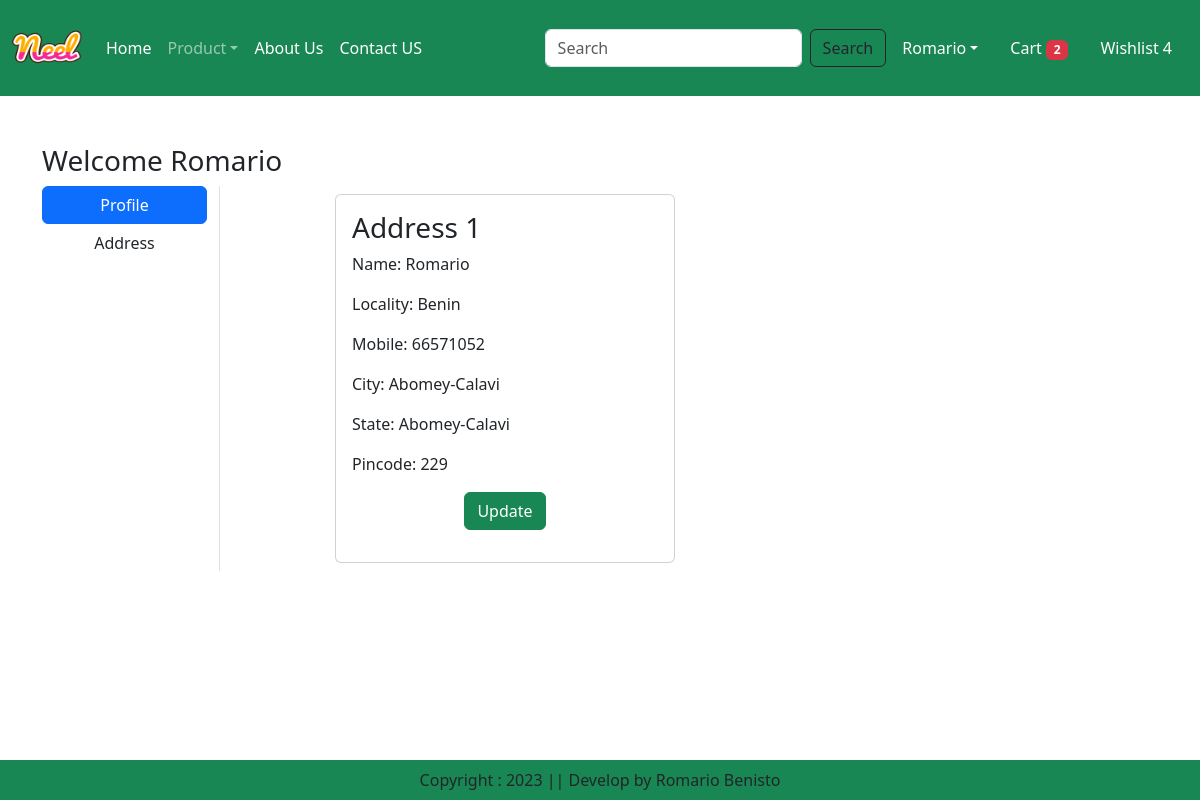
The page /address/ (signed in) on the database its author committed.
### app/models.py (models this page shows, shortened)
class Customer(models.Model):
    user = models.ForeignKey(User, on_delete=models.CASCADE)
    name = models.CharField(max_length=200)
    locality = models.CharField(max_length=200)
    city = models.CharField(max_length=50)
    mobile = models.IntegerField(default=0)
    zipcode = models.IntegerField()
    state = models.CharField(choices=STATE_CHOICES, max_length=100)

### app/views.py (the view)
# urls.py: path('address/', views.address, name = 'address'),
def address(request):
    total_item = 0
    user = request.user
    if user.is_authenticated:
        total_item = len(Cart.objects.filter(user = user))
    add = Customer.objects.filter(user = request.user)
    return render(request, 'app/address.html', locals())

### app/templates/app/address.html (shortened to what this page needs)
{% extends 'app/base.html' %}
{% load static %}
{% block main-content %}
<div class="container my-5">
    <div class="row">
        <h3> Welcome <span class="text-capitalize"> {{ request.user }}</span></h3>
        <div class="col-sm-2 border-end">
            <ul class="list-unstyled">
                <li class="d-grid">
                    <a href="{% url 'profile' %}" class="btn btn-primary">
                    Profile
                    </a>
                </li>
                <li class="d-grid">
                    <a href="{% url 'address' %}" class="btn">
                    Address
                    </a>
                </li>
            </ul>
        </div>
        <div class="col-sm-8 offset-sm-1">
            <div class="row">
                {% for ad in add %}
                    <div class="col-sm-6">
                        <div class="card m-2">
                            <div class="card-body">
                                <h3> Address {{ forloop.counter }}</h3>
                                <p> Name: {{ ad.name }}</p>
                                <p>Locality: {{ ad.locality }}</p>
                                <p>Mobile: {{ ad.mobile }}</p>
                                <p>City: {{ ad.city }}</p>
                                <p>State: {{ ad.state }}</p>
                                <p>Pincode: {{ ad.zipcode }}</p>
                                <p class="text-center">
                                    <a href="{% url 'updateAddress' pk=ad.pk %}" type="button" class="btn btn-success">Update</a>
                                </p>
                            </div>
                        </div>
                    </div>
                {% endfor %}
            </div>
        </div>
    </div>
</div>
{% endblock main-content %}

### app/templates/app/base.html (shortened to what this page needs)
{% load static %}
<!DOCTYPE html>
<html lang="en">
<head>
    <link rel="stylesheet" href="{% static 'app/bootstrap/css/bootstrap.min.css' %}">
    <link rel="stylesheet" href="{% static 'app/css/all.min.css' %}">
    <link rel="stylesheet" href="{% static 'app/css/owl.carousel.min.css' %}">
    <link rel="stylesheet" href="{% static 'app/css/style.css' %}">
</head>
<body>
    <nav class="navbar navbar-expand-sm navbar-dark bg-success" aria-label="Third navbar example">
      <div class="container-fluid">
        <a class="navbar-brand" href="/"><img src="{% static 'app/image/product/Neel.png' %}" width="70px" height="70px" alt=""></a>
        <div class="collapse navbar-collapse" id="navbarsExample03">
          <ul class="navbar-nav me-auto mb-2 mb-sm-0">
            <li class="nav-item">
              <a class="nav-link active" aria-current="page" href="/">Home</a>
            </li>
            <li class="nav-item dropdown">
              <a class="nav-link dropdown-toggle" href="#"
              data-bs-toggle="dropdown" aria-expanded="false">Product</a>
            </li>
            <li class="nav-item">
              <a class="nav-link text-white" href="{% url 'about' %}">About Us</a>
            </li>
            <li class="nav-item">
              <a class="nav-link text-white" href="{% url 'contact' %}">Contact US</a>
            </li>
          </ul>
          <form role="search" action="/search" class="d-flex">
            <input class="form-control me-2" type="search" placeholder="Search" name="search" aria-label="Search">
            <button type="submit" class="btn btn-outline-dark">Search</button>
          </form>
        </div>
        <ul class="navbar-nav me-auto mb-2 mb-lg-0">
          {% if request.user.is_authenticated %}
          <li class="nav-item dropdown mx-2">
            <a href="" class="nav-link dropdown-toggle text-white text-capitalize" id="profileDropdown" role="button"
            data-bs-toggle="dropdown" aria-expanded="false">
            {{ request.user }}</a>
          </li>
          <li class="nav-item mx-2">
            <a href="{% url 'show_cart' %}" class="nav-link text-white">Cart
              {% if total_item > 0 %}
                <span class="badge bg-danger">
                {{ total_item }}
                </span>
              {% endif %}
            </a>
          </li>
            <li class="nav-item mx-2">
              <a href="#" class="nav-link text-white">Wishlist 4</a>
            </li>
          {% endif %}
        </ul>
      </div>
    </nav>
    {% block main-content %}
    {% endblock main-content %}
    <footer class="container-fluid bg-success fixed-bottom text-center p-2 mt-5">
        <div>
            Copyright : 2023 || Develop by Romario Benisto
        </div>
    </footer>
</body>
</html>

### rows shown on the page
Customer: name "Romario", locality "Benin", mobile "66571052", city "Abomey-Calavi", state "Abomey-Calavi", zipcode "229"

### other values the page prints
{{ request.user }} "Romario"
{{ total_item }} "2"
